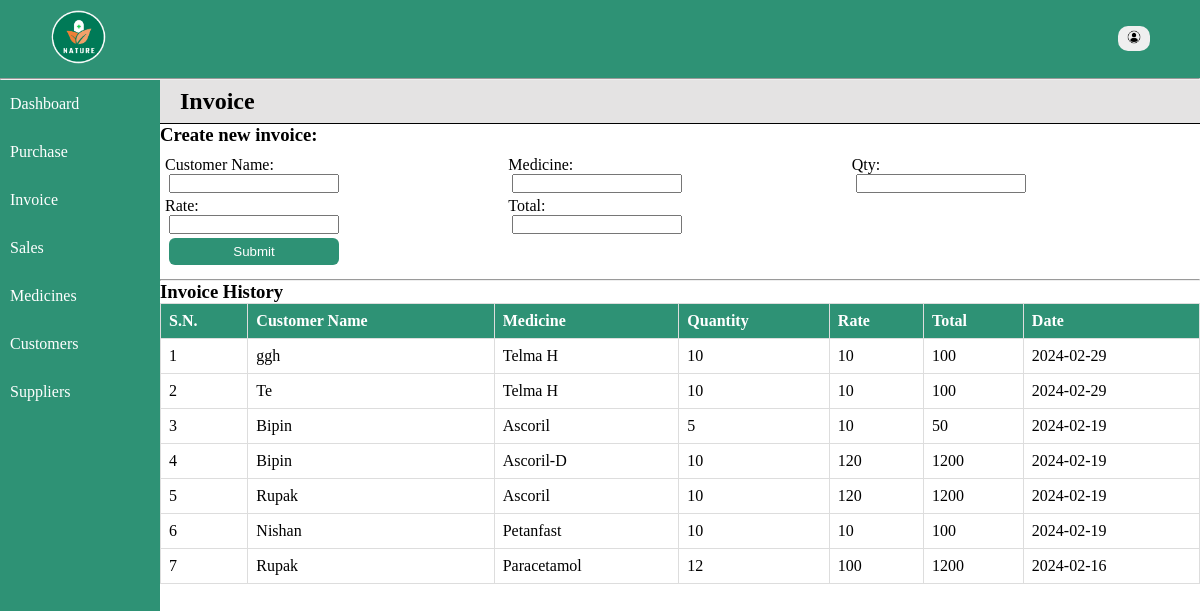
The app's page /home/invoice.php, older data.
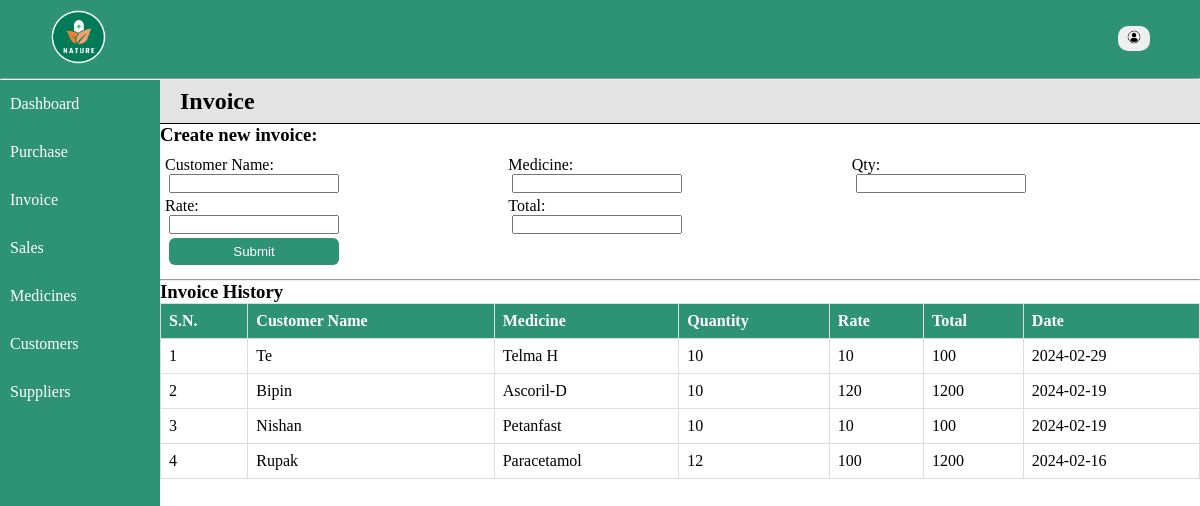
The same page, newer data.
### tables this page shows
CREATE TABLE `invoice` (
  `id` int(11) NOT NULL,
  `customer_name` varchar(128) NOT NULL,
  `medicine_name` varchar(128) NOT NULL,
  `quantity` int(11) NOT NULL,
  `rate` int(11) NOT NULL,
  `total` int(11) NOT NULL,
  `date` date NOT NULL
);

### includes/database.php (called while the page is built, shortened)
<?php
    function descSelect($conn, $arg, $order) {
        $sql = "select * from $arg order by $order DESC";
        $result = mysqli_query($conn, $sql);
        return $records = mysqli_fetch_all($result, MYSQLI_ASSOC);
    }
?>

### home/invoice.php (the view, shortened to what this page needs)
<?php
include "../includes/database.php";
$records = descSelect($conn, 'invoice', 'date');
?>
<!DOCTYPE html>
<html lang="en">
<head>
    <link rel="stylesheet" href="../styles/style.css">
</head>
<body>
<div class="container">
<?php include '../includes/nav.php'; ?>
<div class="main">
        <?php include '../includes/menu.php'; ?>
        <div class="content-wrapper">
            <div class="entries">
                <h2>Invoice</h2>
                <h3>Create new invoice:</h3>
                <form action="" method="POST">
                    <div class="input-fields">
                        <div class="inputs">
                            <label for="customer">Customer Name:</label><br>
                            <input type="text" name="customer" id="customer" required>
                        </div>
                        <div class="inputs">
                            <label for="medicine">Medicine:</label><br>
                            <input type="text" name="medicine" id="medicine" required>
                        </div>
                        <div class="inputs">
                            <label for="quantity">Qty:</label><br>
                            <input type="number" name="quantity" id="quantity" required>
                        </div>
                        <div class="inputs">
                            <label for="rate">Rate:</label><br>
                            <input type="number" name="rate" id="rate" required>
                        </div>
                        <div class="inputs">
                            <label for="total">Total:</label><br>
                            <input type="number" name="total" id="total" required>
                        </div>
                    </div>
                    <input type="submit" name="submit" id="submit" value="Submit">
                </form>
            </div><hr>
    <div class="records">
        <h3>Invoice History</h3>
        <table class="table">
            <tr>
                <th>S.N.</th>
                <th>Customer Name</th>
                <th>Medicine</th>
                <th>Quantity</th>
                <th>Rate</th>
                <th>Total</th>
                <th>Date</th>
            </tr>
            <?php if(!empty($records)): ?>
                <?php foreach($records as $key => $record): ?>
                    <tr>
                <td><?= $key+1; ?></td>
                <td><?= $record['customer_name']; ?></td>
                <td><?= $record['medicine_name']; ?></td>
                <td><?= $record['quantity']; ?></td>
                <td><?= $record['rate']; ?></td>
                <td><?= $record['total']; ?></td>
                <td><?= $record['date']; ?></td>
                    </tr>
                <?php endforeach; ?>
                <?php endif; ?>
        </table>
        </div>
        </div>
    </div>
    </div>
</body>
</html>

Row changes from the older to the newer data that the page shows:
removed invoice: customer_name "ggh", medicine_name "Telma H", quantity "10", rate "10", total "100", date "2024-02-29"
removed invoice: customer_name "Bipin", medicine_name "Ascoril", quantity "5", rate "10", total "50", date "2024-02-19"
removed invoice: customer_name "Rupak", medicine_name "Ascoril", quantity "10", rate "120", total "1200", date "2024-02-19"
